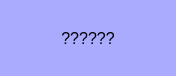
<?xml version="1.0" encoding="UTF-8"?>
<ui version="4.0">
 <class>ItemWidget</class>
 <widget class="QWidget" name="ItemWidget">
  <property name="geometry">
   <rect>
    <x>0</x>
    <y>0</y>
    <width>176</width>
    <height>76</height>
   </rect>
  </property>
  <property name="windowTitle">
   <string>Form</string>
  </property>
  <property name="styleSheet">
   <string notr="true">background-color: gray;
background-color: rgb(170, 170, 255);</string>
  </property>
  <property name="locale">
   <locale language="Russian" country="Russia"/>
  </property>
  <layout class="QGridLayout" name="gridLayout">
   <property name="leftMargin">
    <number>2</number>
   </property>
   <property name="topMargin">
    <number>2</number>
   </property>
   <property name="rightMargin">
    <number>2</number>
   </property>
   <property name="bottomMargin">
    <number>2</number>
   </property>
   <item row="0" column="0">
    <widget class="QLabel" name="numLabel">
     <property name="enabled">
      <bool>true</bool>
     </property>
     <property name="font">
      <font>
       <pointsize>12</pointsize>
      </font>
     </property>
     <property name="text">
      <string>??????</string>
     </property>
     <property name="textFormat">
      <enum>Qt::AutoText</enum>
     </property>
     <property name="alignment">
      <set>Qt::AlignCenter</set>
     </property>
    </widget>
   </item>
  </layout>
 </widget>
 <resources/>
 <connections/>
</ui>
